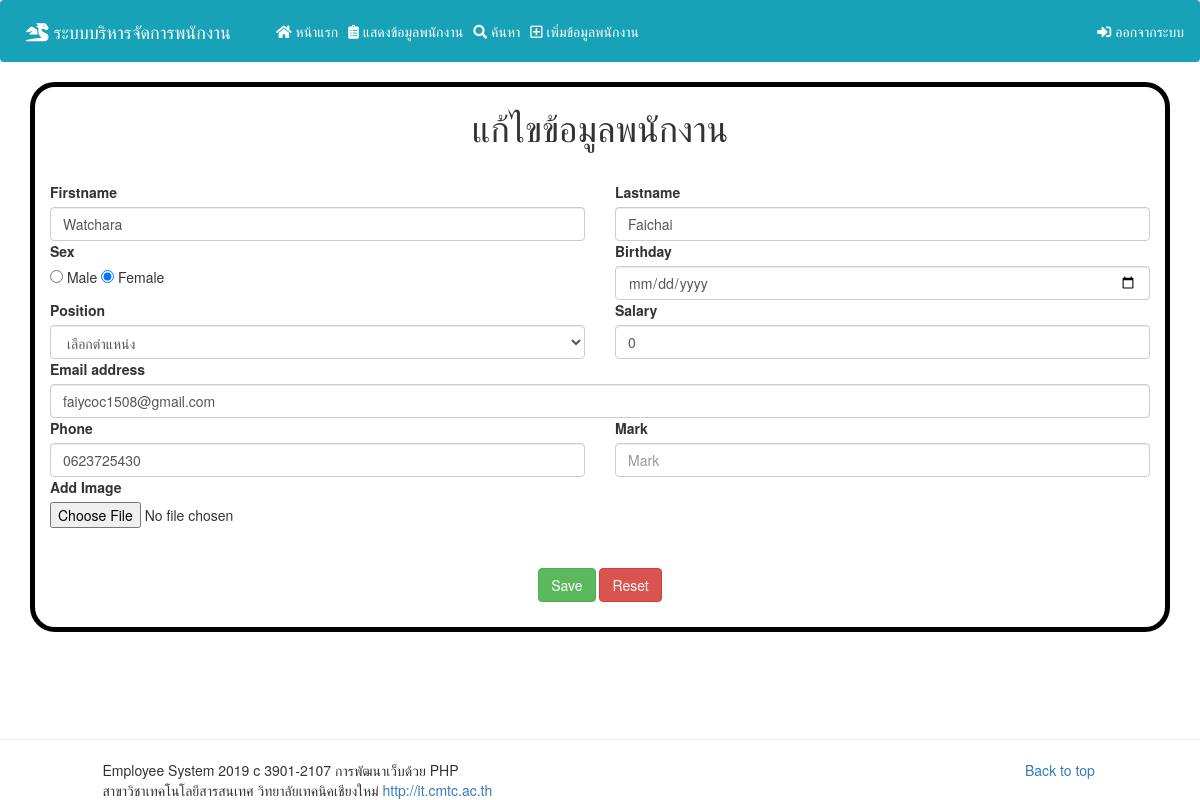
The app's page /frm_edit_employee.php?emp_id=375 with its own data.
### tables this page shows
CREATE TABLE `6239010038_employee` (
  `emp_id` int(11) NOT NULL,
  `emp_name` varchar(50) DEFAULT NULL,
  `emp_lname` varchar(50) DEFAULT NULL,
  `emp_sex` varchar(50) DEFAULT NULL,
  `emp_birthday` date NOT NULL,
  `emp_position` varchar(200) DEFAULT NULL,
  `emp_salary` int(11) NOT NULL,
  `emp_phone` varchar(50) DEFAULT NULL,
  `emp_email` varchar(50) DEFAULT NULL,
  `emp_mark` varchar(50) DEFAULT NULL,
  `image` varchar(100) NOT NULL
);

### frm_edit_employee.php (the view, shortened to what this page needs)
<!DOCTYPE html>
<html lang="en">
<head>
    <link rel="stylesheet" href="https://stackpath.bootstrapcdn.com/bootstrap/4.4.1/css/bootstrap.min.css">
    <link rel="stylesheet" href="css/add.css">
    <link rel="stylesheet" href="https://use.fontawesome.com/releases/v5.7.0/css/all.css">
    <link rel="stylesheet" href="https://maxcdn.bootstrapcdn.com/bootstrap/3.4.1/css/bootstrap.min.css">
</head>
<body>
<?php
    include("header2.php");
    include("inc/config.inc.php");
    $emp_id=$_GET['emp_id'];
    $sql = "SELECT * FROM `6239010038_employee` WHERE emp_id='$emp_id'";
    $result = $conn->query($sql);
    $row = $result->fetch_assoc();
?>
    <div class="container">
    <div class="box">
                <center>
                <label for=""><h1>แก้ไขข้อมูลพนักงาน </h1></label>
                </center><br>
         <form name="form1" action="update_employee.php" method="POST">
        <div class="row">
            <div class="col-md-6">
                <label for="">Firstname</label><br>
                <input type="text" class="form-control" name="Fname" id="Fname" placeholder="Firstname" value="<?php echo $row['emp_name'];?>" require >
            </div>
            <div class="col-md-6">
            <label for="">Lastname</label><br>
                <input type="text" class="form-control" name="Lname" id="Lname" placeholder="Lastname" value="<?php echo $row['emp_lname'];?>" require>
            </div>
        </div>
        <div class="row">
            <div class="col-md-6">
            <label for="">Sex</label><br>
            <?php
                if($row['emp_sex']=='Male'){
            ?>
                <div class="">
                <input type="radio" name="sex" id="sex" value="Male" checked> Male
                <input type="radio" name="sex" id="sex" value="Female"> Female
                </div>
            <?php
                }else{
            ?>
                <div class="">
                <input type="radio" name="sex" id="sex" value="Male" > Male
                <input type="radio" name="sex" id="sex" value="Female" checked> Female
                </div>
            <?php
                }
            ?>
            </div>
            <div class="col-md-6">
            <label for="">Birthday</label><br>
                <input type="date" class="form-control" name="Date" id="Date" value="<?php echo $row['emp_birthday'];?>" require>
            </div>
        </div>
        <div class="row">
            <div class="col-md-6">
            <label for="">Position</label><br>
                <SELECT class="form-control" name="Position" id="Position" >
                    <OPTION value="">เลือกตำแหน่ง</OPTION>
                </SELECT >
            </div>
            <div class="col-md-6">
            <label for="">Salary</label><br>
                <input type="number" class="form-control" name="Salary" id="Salary" placeholder="Salary" value="<?php echo $row['emp_salary'];?>" require>
                </div>
            </div>
        <div class="row">
            <div class="col-md">
            <label for="">Email address</label>
              <input type="email" class="form-control" name="email" id="email" placeholder="name@example.com" value="<?php echo $row['emp_email'];?>">
              </div>
        </div>
        <div class="row">
        <div class="col-md-6">
                <label for="">Phone</label><br>
                <input type="text" class="form-control" name="Phone" id="Phone" placeholder="Phone" value="<?php echo $row['emp_phone'];?>" require>
            </div>
            <div class="col-md-6">
                <label for="">Mark</label><br>
                <input type="text" class="form-control" name="Mark" id="Mark" placeholder="Mark" value="<?php echo $row['emp_mark'];?>" require>
            </div>
          </div>
          <div class="row">
          <div class="col-md">
    <label for="exampleFormControlFile1">Add Image</label>
    <input type="file" class="form-control-file" id="exampleFormControlFile1">
  </div> </div>
        <div class="row">
            <div class="col-md-4"></div>
            <div class="col-md-4 "><br><br>
                <center>
                    <input type="submit" class="btn btn-success" name="Save" id="Save" value="Save">
                    <input type="reset" class="btn btn-danger" name="Reset" id="Reset" value="Reset">
                </center>
            </div>
        </div>
    </form>
    </div></div>
<?php
include("footer.php");
?>
</body>
</html>

### css/add.css (style rules this page uses)
.container { border: 5px solid #000000; border-radius: 25px ; }
form { margin-bottom: 25px; }

### records on screen
6239010038_employee: Fname "Watchara", Lname "Faichai", Salary "0", email "faiycoc1508@gmail.com", Phone "0623725430"
